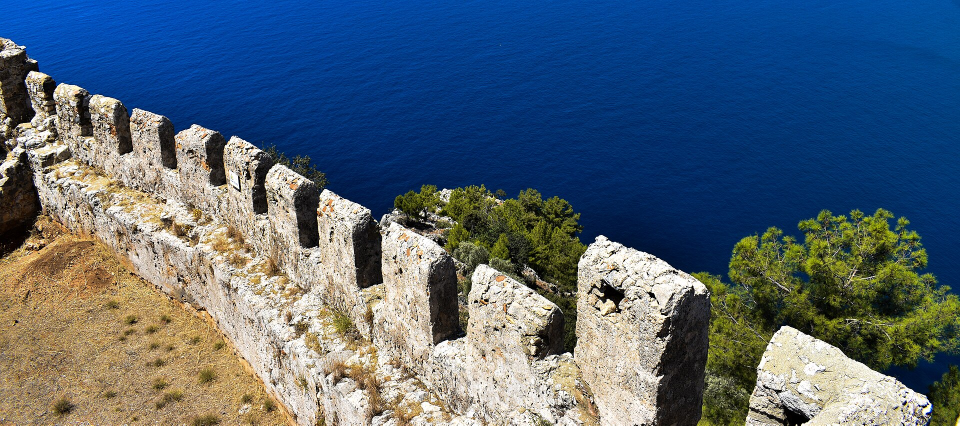
#> input picture episodes/alanya-adam-atacagi/img/kaynak_arka.jpg, 1920 x 851 px, found by its file name (shown at 1/2 size)
$ python gorsel.py
#> lines starting #> are read from the running program, lines starting #| are printed output that depends on the picture
"""kazdagi-sarikiz: arka plan ve iki kanıt görseli.

    python episodes/kazdagi-sarikiz/gorsel.py

Kaynaklar img/kaynak_*.jpg (tools/commons.py indir ile, olduğu gibi):
  kaynak_arka.jpg            'Kazdağı 09 2005 Blockmeer.jpg', Volker Höhfeld, CC BY-SA 4.0 (1280 px küçük resim):
                             Kaz Dağı'nın yüksek kesiminde karaçam ve kaya blokları. Modern öğe yok.
  kaynak_sarikiz_tepesi.jpg  'Sarıkız (10).jpg', Alfinkedisi (2015), CC BY-SA 4.0 (1920 px): Sarıkız Tepesi'nin konisi.
                             Sağ alttaki yürüyüşçü (arkası dönük) kadraj dışında bırakılır; yamaçtaki uzak siluetler seçilmez.
  kaynak_altinoluk.jpg       'Altinoluk-form-up.jpg', İmmortalance (2014), CC0 (1920 px): Kaz Dağı'nın güney yamacından
                             aşağıda Edremit Körfezi ve Altınoluk kıyısı.
"""
from pathlib import Path

from PIL import Image, ImageEnhance, ImageOps

IMG = Path(__file__).resolve().parent / "img"


def arka():
    im = Image.open(IMG / "kaynak_arka.jpg").convert("RGB")        # 1280x859
#> im is the input picture: PIL image 1920x851 RGB; mean R, G, B 83.6, 101, 116.8
    im = im.crop((230, 90, 999, 859)).resize((1080, 1080), Image.LANCZOS)   # tur 1 SHOULD: üst köşelerdeki beyaz gök dışarıda
#> im: PIL image 1080x1080 RGB
    im = ImageEnhance.Color(im).enhance(0.85)
    im = ImageEnhance.Brightness(im).enhance(1.15)
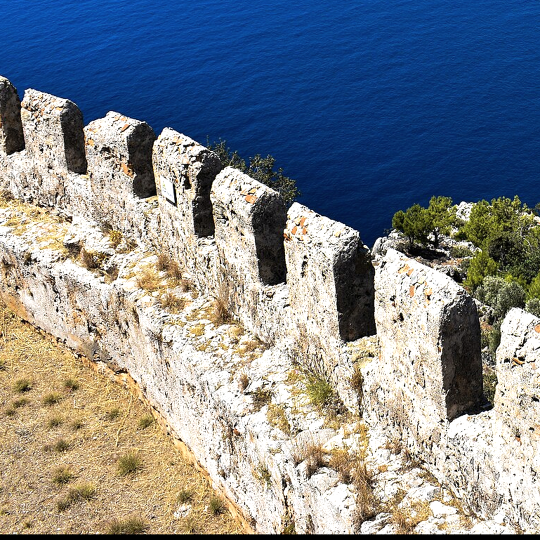
#> im: PIL image 1080x1080 RGB (shown at 1/2 size); mean R, G, B 128.4, 134.3, 140.2
    im.save(IMG / "arka.jpg", quality=92)


def kanit_1():
    im = Image.open(IMG / "kaynak_sarikiz_tepesi.jpg").convert("RGB")  # 1920x1280
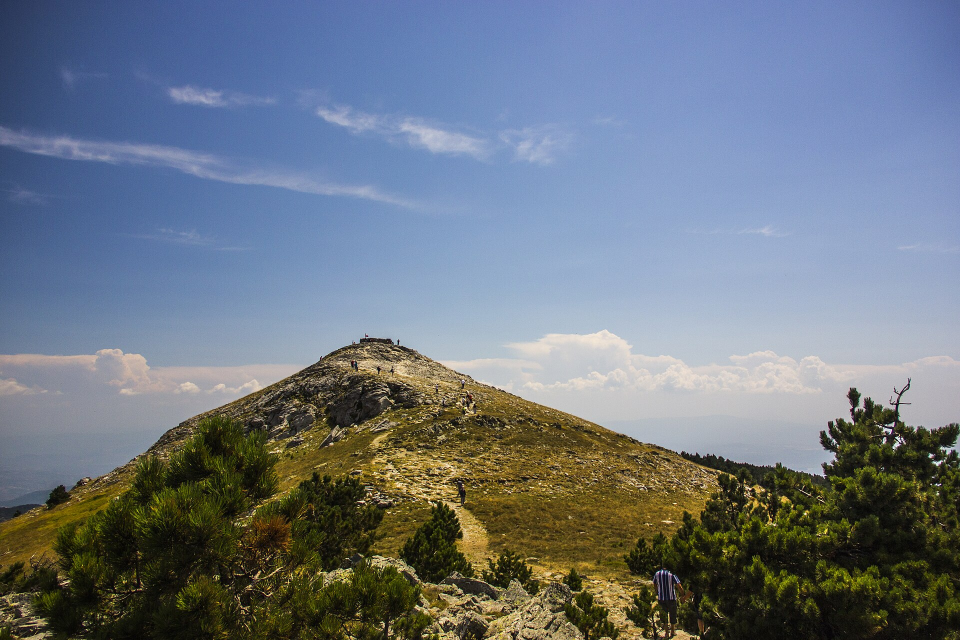
#> input picture episodes/kazdagi-sarikiz/img/kaynak_sarikiz_tepesi.jpg, 1920 x 1280 px (shown at 1/2 size)
#> im is the input picture: PIL image 1920x1280 RGB; mean R, G, B 109.1, 119, 130.6
    im = im.crop((160, 300, 1640, 1110))       # koni kadrajın ortasında; sağ alttaki yürüyüşçü (y > 1130) dışarıda
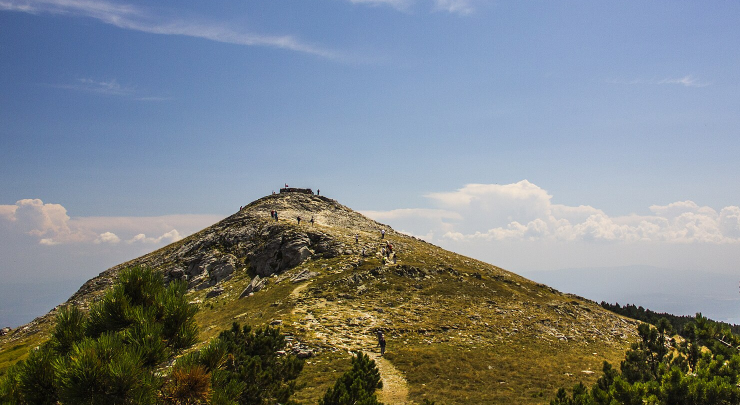
#> im: PIL image 1480x810 RGB (shown at 1/2 size); mean R, G, B 124.5, 131.8, 135.6
    im = ImageOps.autocontrast(im, cutoff=0.3)
    w = 1080
    im.resize((w, round(im.height * w / im.width)), Image.LANCZOS).save(IMG / "kanit_1.jpg", quality=92)
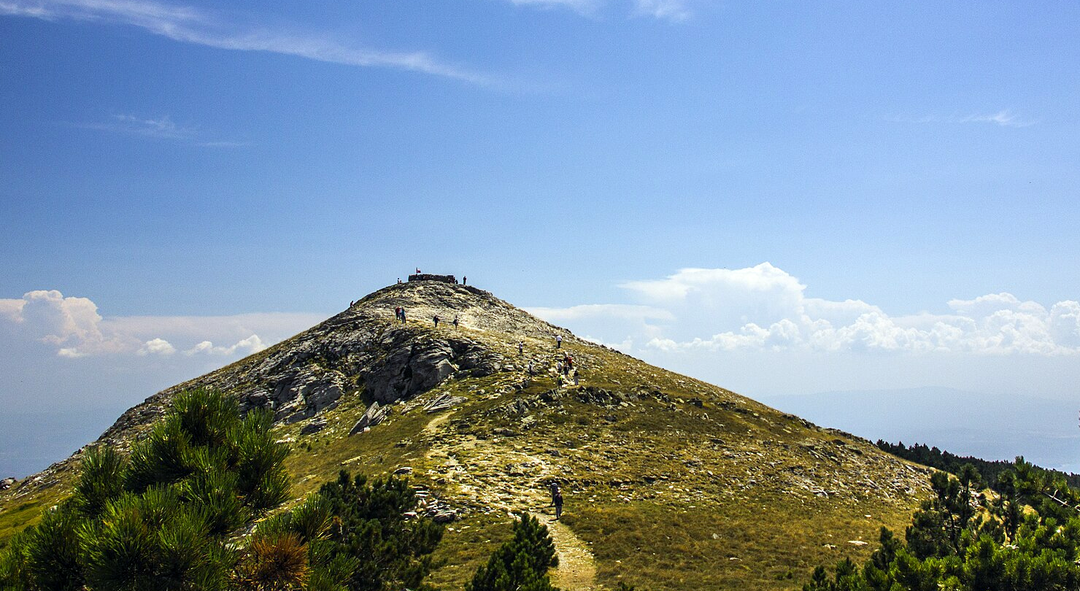
#> saved as kanit_1.jpg: PIL image 1080x591 RGB; mean R, G, B 125.9, 145.9, 161.2


def kanit_2():
    im = Image.open(IMG / "kaynak_altinoluk.jpg").convert("RGB")       # 1920x1080
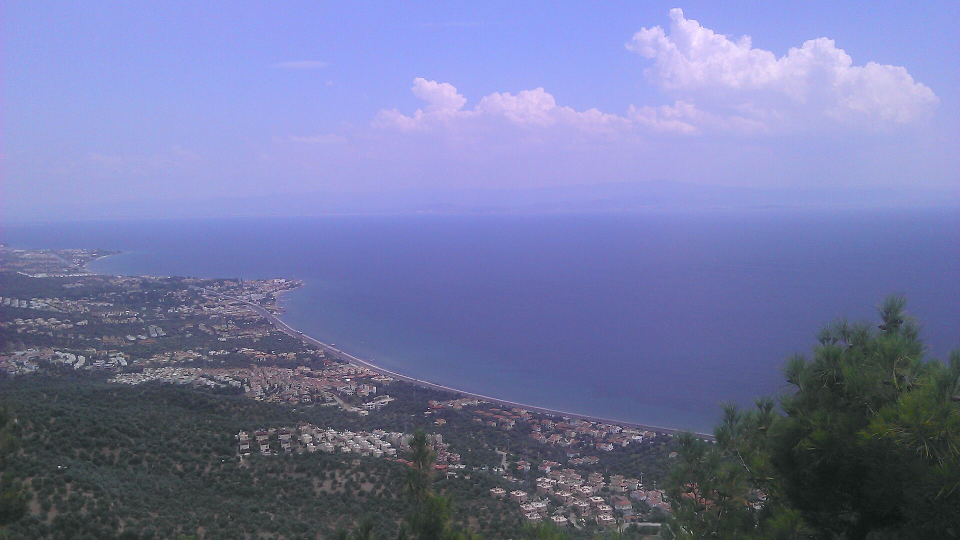
#> input picture episodes/kazdagi-sarikiz/img/kaynak_altinoluk.jpg, 1920 x 1080 px (shown at 1/2 size)
#> im is the input picture: PIL image 1920x1080 RGB; mean R, G, B 115.4, 121.1, 164.3
    # tur 1 görsel SHOULD: sisli gök çıkarıldı, deniz kadrajın yarısı; kıyı çizgisi ve öndeki çam yamaçta durulduğunu gösterir
    im = im.crop((560, 400, 1920, 1080))   # tur 2 görsel SHOULD: üstteki pus şeridi kısaltıldı
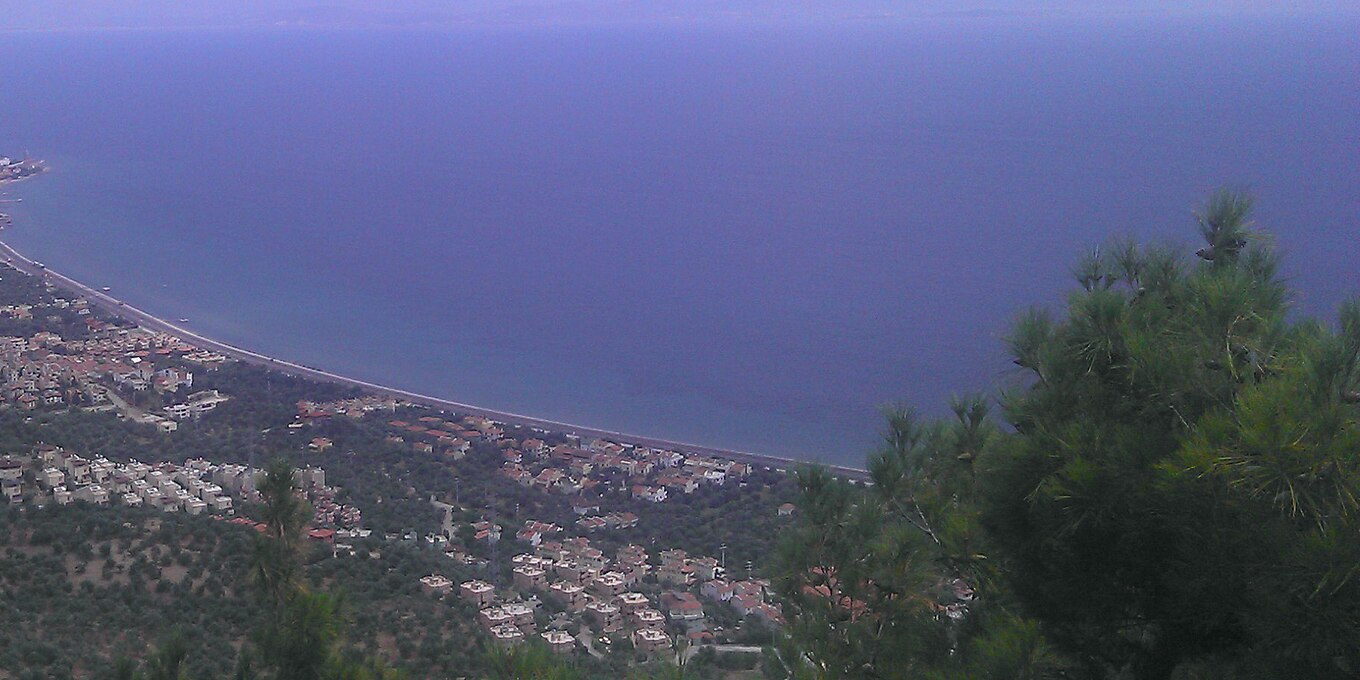
#> im: PIL image 1360x680 RGB; mean R, G, B 87, 92.4, 125.6
    im = ImageOps.autocontrast(im, cutoff=1.5)
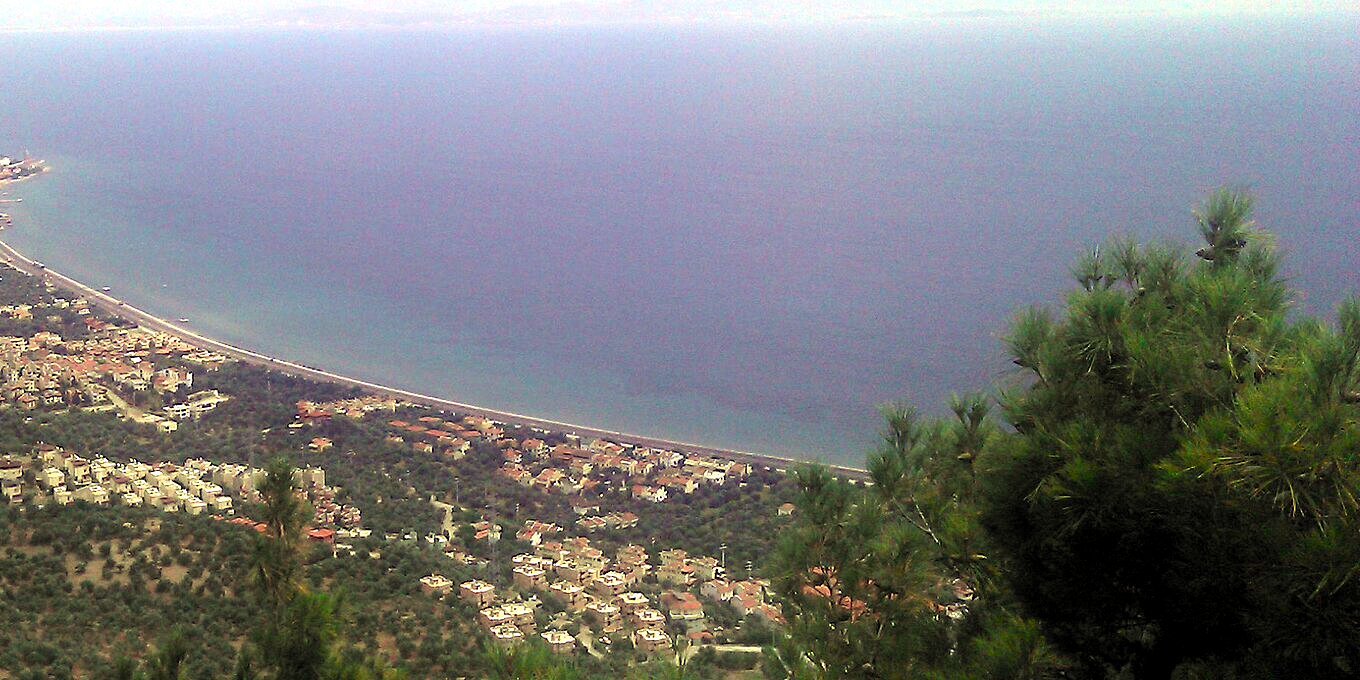
#> im: PIL image 1360x680 RGB; mean R, G, B 123.3, 125.4, 127.2
    im = ImageEnhance.Contrast(im).enhance(1.12)
    im = ImageEnhance.Color(im).enhance(1.05)
    w = 1080
    im.resize((w, round(im.height * w / im.width)), Image.LANCZOS).save(IMG / "kanit_2.jpg", quality=92)


if __name__ == "__main__":
    arka()
    kanit_1()
    kanit_2()
    for f in ("arka.jpg", "kanit_1.jpg", "kanit_2.jpg"):
        print(f, Image.open(IMG / f).size)
